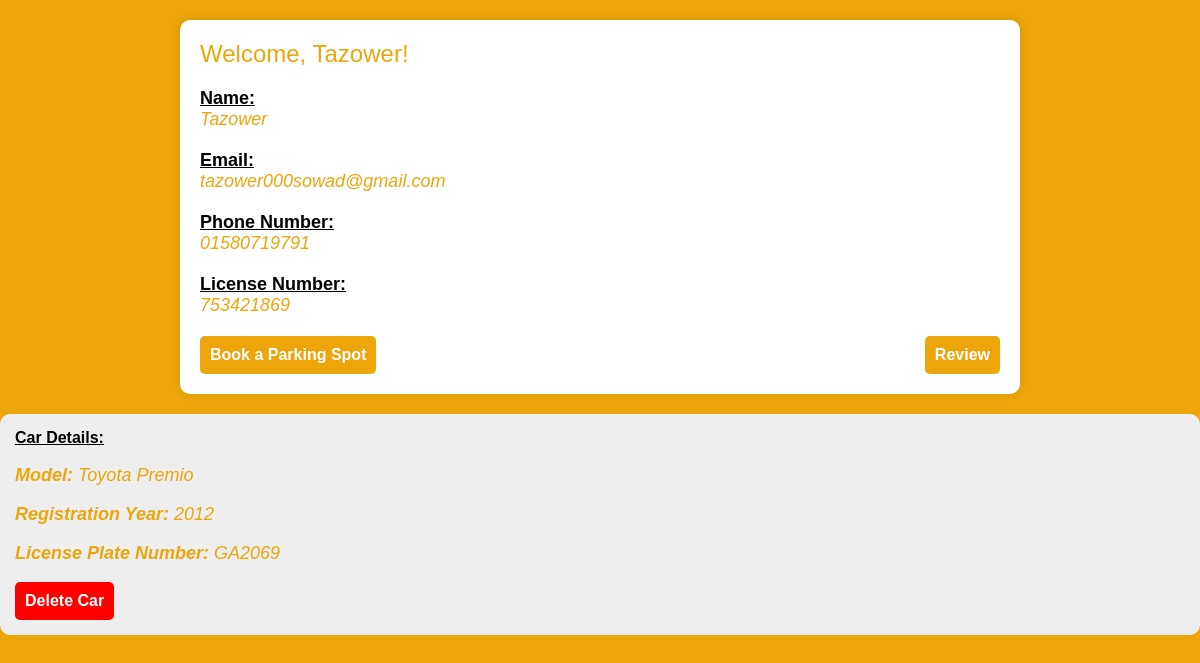
Screenshot of /profile.php?driver_id=8 (signed in) with the database file from the repository.
### tables this page shows
CREATE TABLE `driver` (
  `driver_id` int(11) NOT NULL,
  `name` varchar(255) DEFAULT NULL,
  `email` varchar(320) DEFAULT NULL,
  `phone_number` varchar(20) DEFAULT NULL,
  `license_number` varchar(20) DEFAULT NULL,
  `password` varchar(10) NOT NULL
);

CREATE TABLE `car` (
  `car_id` int(11) NOT NULL,
  `license_plate_number` varchar(20) DEFAULT NULL,
  `model` varchar(255) DEFAULT NULL,
  `registration_year` int(11) DEFAULT NULL,
  `driver_id` int(11) DEFAULT NULL
);

### profile.php (the view, shortened to what this page needs)
<?php
require_once('DBconnect.php');
$driver_id = $_SESSION['driver_id'];
$sql = "SELECT * FROM driver WHERE driver_id = $driver_id";
$result = mysqli_query($conn, $sql);
$driver = mysqli_fetch_assoc($result);
$sqlCar = "SELECT * FROM car WHERE driver_id = $driver_id";
$resultCar = mysqli_query($conn, $sqlCar);
$hasCar = mysqli_num_rows($resultCar) > 0;
if ($hasCar) {
    $car = mysqli_fetch_assoc($resultCar);
}
?>
<!DOCTYPE html>
<html lang="en">
<head>
</head>
<body>
<div class="profile-container">
    <div class="welcome-message">Welcome, <?php echo $driver['name']; ?>!</div>
<div class="details-container">
    <div class="details-label">Name:</div>
    <div class="details-info"><?php echo $driver['name']; ?></div>
</div>
<div class="details-container">
    <div class="details-label">Email:</div>
    <div class="details-info"><?php echo $driver['email']; ?></div>
</div>
<div class="details-container">
    <div class="details-label">Phone Number:</div>
    <div class="details-info"><?php echo $driver['phone_number']; ?></div>
</div>
<div class="details-container">
    <div class="details-label">License Number:</div>
    <div class="details-info"><?php echo $driver['license_number']; ?></div>
</div>
<div class="options-container">
    <a href="book_parking_spot.php" class="options-button">Book a Parking Spot</a>
    <a href="review.php" class="options-button">Review</a>
</div>
</div>
    <?php if ($hasCar) { ?>
        <div class="car-details-box">
            <div class="car-details-label">Car Details:</div>
            <div class="car-details-info">
                <p><strong>Model:</strong> <?php echo $car['model']; ?></p>
                <p><strong>Registration Year:</strong> <?php echo $car['registration_year']; ?></p>
                <p><strong>License Plate Number:</strong> <?php echo $car['license_plate_number']; ?></p>
            </div>
            <form action="profile.php" method="post">
                <input type="submit" name="delete_car" class="delete-car-button" value="Delete Car">
            </form>
        </div>
    <?php } ?>
</body>
</html>

### profile.php (style rules this page uses)
body { font-family: 'Arial', sans-serif; margin: 0; padding: 0; background-color: rgb(236, 165, 11); }
.profile-container { max-width: 800px; margin: 20px auto; background-color: #fff; padding: 20px; border-radius: 10px; box-shadow: 0 0 10px rgba(0, 0, 0, 0.1); }
.welcome-message { font-size: 24px; margin-bottom: 20px; color: rgb(236, 165, 11); }
.details-container { margin-bottom: 20px; font-size: 18px; }
.details-label { font-weight: bold; text-decoration: underline; margin-right: 10px; }
.details-info { font-style: italic; color: rgb(236, 165, 11); font-size: 18px; display: inline; }
.options-container { display: flex; justify-content: space-between; }
.options-button { background-color: rgb(236, 165, 11); color: #fff; border: none; padding: 10px; border-radius: 5px; cursor: pointer; transition: background-color 0.3s; text-decoration: none; font-weight: bold; font-size: 16px; }
.car-details-label { font-weight: bold; text-decoration: underline; margin-right: 10px; }
.car-details-info { font-style: italic; color: rgb(236, 165, 11); font-size: 18px; display: inline; }
.delete-car-button { background-color: red; color: #fff; border: none; padding: 10px; border-radius: 5px; cursor: pointer; transition: background-color 0.3s; text-decoration: none; font-weight: bold; font-size: 16px; }
.car-details-box { background-color: #eee; padding: 15px; border-radius: 10px; margin-top: 20px; }

### rows the page displays
driver: name "Tazower", email "tazower000sowad@gmail.com", phone_number "01580719791", license_number "753421869"
car: model "Toyota Premio", registration_year "2012", license_plate_number "GA2069"
